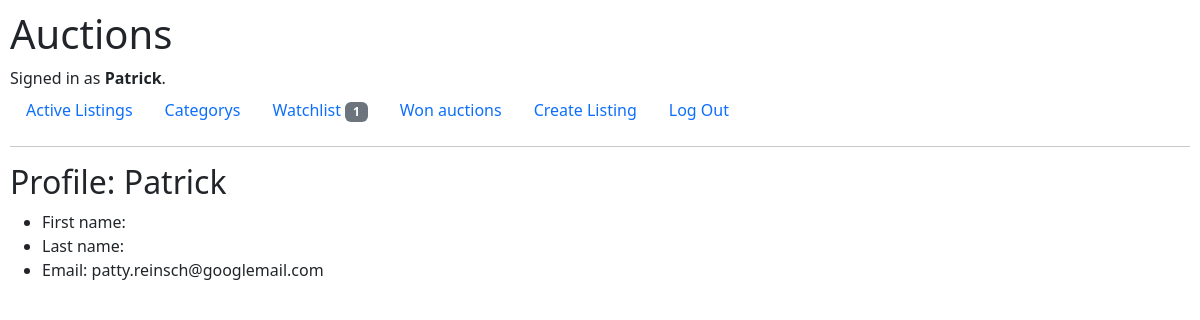
The app's page /profile/1 with its own data.
### auctions/models.py (models this page shows)
class User(AbstractUser):
    pass
    @property
    def active_watchlist_count(self):
        return self.watchlist_items.filter(listing__active=True).count()

### auctions/views.py (the view)
# urls.py: path("profile/<int:user_id>", views.profile, name="profile"),
def profile(request,user_id):
    user = get_object_or_404(User, pk=user_id)
    return render(request, "auctions/profile.html",{
        "user" : user
    })

### auctions/templates/auctions/profile.html
{% extends "auctions/layout.html" %}
{% block body %}
    <h2>Profile: {{ user.username }}</h2>
<ul>
    <li>First name: {{user.first_name}}</li>
    <li>Last name: {{user.last_name}}</li>
    <li>Email: {{user.email}}</li>
</ul>
{% endblock %}

### auctions/templates/auctions/layout.html (shortened to what this page needs)
{% load static %}
<!DOCTYPE html>
<html lang="en">
    <head>
        <link rel="stylesheet" href="https://cdn.jsdelivr.net/npm/bootstrap@5.3.3/dist/css/bootstrap.min.css">
        <link href="{% static 'auctions/styles.css' %}" rel="stylesheet">
    </head>
    <body>
        <h1>Auctions</h1>
        <div>
            {% if user.is_authenticated %}
                Signed in as <strong>{{ user.username }}</strong>.
            {% else %}
                Not signed in.
            {% endif %}
        </div>
        <ul class="nav">
            <li class="nav-item">
                <a class="nav-link" href="{% url 'index' %}">Active Listings</a>
            </li>
            <li class="nav-item">
                    <a class="nav-link" href="{% url 'categories' %}">Categorys</a>
            </li>
            {% if user.is_authenticated %}
                <li class="nav-item">
                    <a class="nav-link" href="{% url 'watchlist' %}">Watchlist <span class="badge text-bg-secondary">{{ user.active_watchlist_count }}</span></a>
                </li>
                <li class="nav-item">
                    <a class="nav-link" href="{% url 'won_auctions' %}">Won auctions</a>
                </li>
                <li class="nav-item">
                    <a class="nav-link" href="{% url 'CreateListing' %}">Create Listing</a>
                </li>
                <li class="nav-item">
                    <a class="nav-link" href="{% url 'logout' %}">Log Out</a>
                </li>
            {% endif %}
        </ul>
        <hr>
        {% block body %}
        {% endblock %}
    </body>
</html>

### auctions/static/auctions/styles.css (style rules this page uses)
body { padding: 10px; }

### records on screen
User: username "Patrick", active_watchlist_count "1", email "patty.reinsch@googlemail.com"
